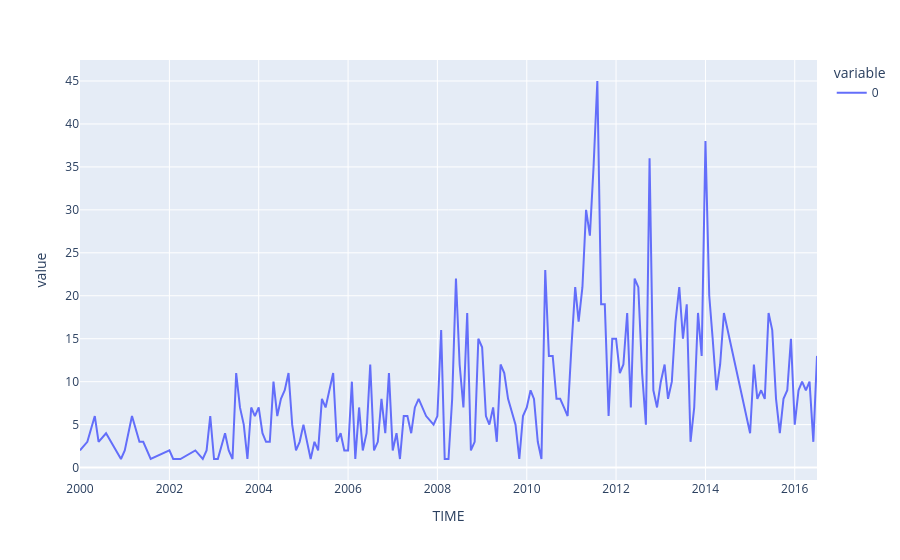

Notebook source saved alongside this figure:
### Code cell
cleaned.assign(TIME=cleaned["OUTAGE.START"].dt.strftime("%Y-%m")).groupby("TIME").size().plot()

### Figure 1 — Plotly figure (JSON) as saved in the notebook; plotly's stock layout.template omitted (floating-point values rounded to 4 significant figures; data arrays with more than 128 entries replaced by an {"elided": "..."} marker saying what was removed)
{"data": [{"hovertemplate": "variable=0<br>TIME=%{x}<br>value=%{y}<extra></extra>", "legendgroup": "0", "line": {"color": "#636efa", "dash": "solid"}, "marker": {"symbol": "circle"}, "mode": "lines", "name": "0", "orientation": "v", "showlegend": true, "type": "scatter", "x": {"elided": "172 str values"}, "xaxis": "x", "y": {"elided": "172 int values"}, "yaxis": "y"}], "layout": {"legend": {"title": {"text": "variable"}, "tracegroupgap": 0}, "margin": {"t": 60}, "xaxis": {"anchor": "y", "domain": [0, 1], "title": {"text": "TIME"}}, "yaxis": {"anchor": "x", "domain": [0, 1], "title": {"text": "value"}}}}
